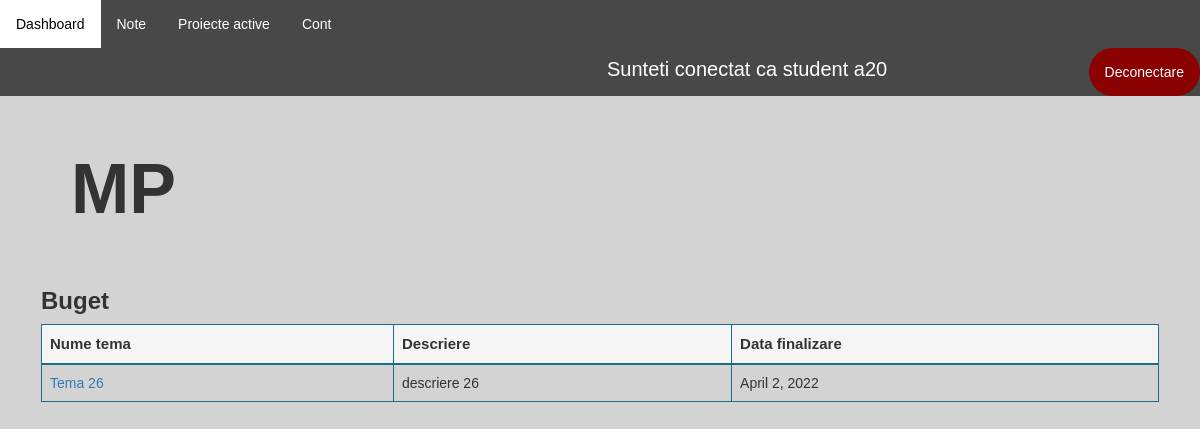
/disciplina-student/18/ (signed in), run on an earlier commit of the app's database.
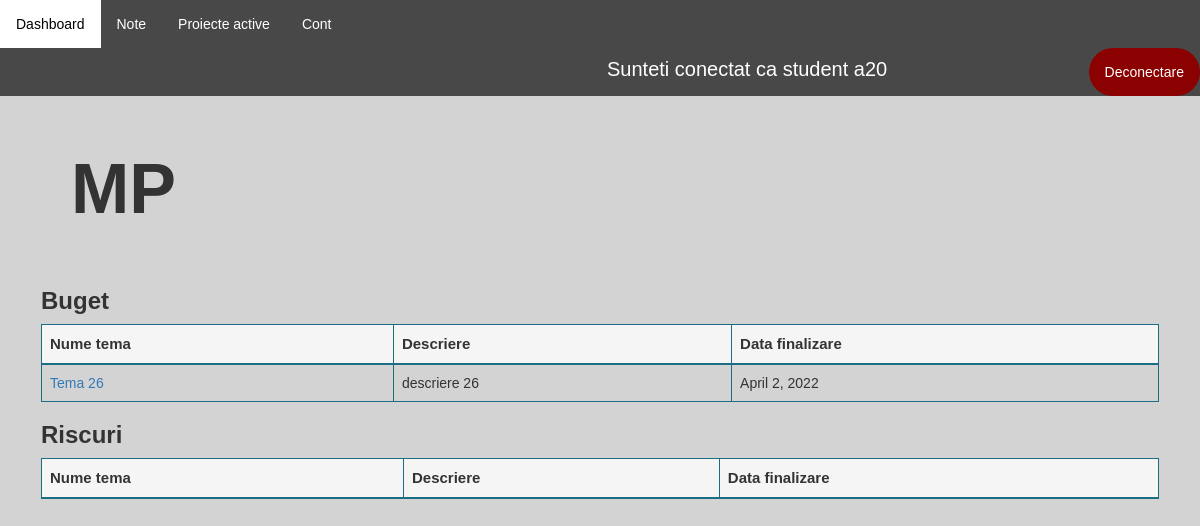
And on a later commit of the database.
### application/models.py (models this page shows)
class Proiect(models.Model):
    id = models.AutoField(primary_key=True)
    nume = models.CharField(max_length=100, unique=False)
    data_inregistrare = models.DateField(auto_now_add=True)
    data_finalizare = models.DateField()
    profesor = models.ForeignKey(Profesor, on_delete=models.CASCADE)
    disciplina = models.ForeignKey(Disciplina, on_delete=models.CASCADE, null=True)
    document = models.CharField(max_length=100, null=True)
    nr_persoane = models.IntegerField(null=True)
    cale = models.CharField(max_length=100, default=None)

class Tema(models.Model):
    id = models.AutoField(primary_key=True)
    nume = models.CharField(max_length=100, unique=False)
    descriere = models.CharField(max_length=500, null=True)
    proiect = models.ForeignKey(Proiect, on_delete=models.CASCADE, unique=False)

### application/decorators.py (the view)
        def wrapper_func(request, *args, **kwargs):
            user_groups = list()
            for group in request.user.groups.all():
                user_groups.append(group.name)
            if allowed_roles[0] in user_groups:
                return view_func(request, *args, **kwargs)
            else:
                return redirect('dashboard')

### application/functions.py (called while the page is built)
def get_user_info(request):
    user = request.user
    user_groups = [group.name for group in user.groups.all()]
    if 'admin' in user_groups:
        user_type = 'admin'
    elif 'studenti' in user_groups:
        user_type = 'student'
    elif 'secretariat' in user_groups:
        user_type = 'secretar'
    else:
        user_type = 'profesor'
    out = {'user': user,
           'user_groups': user_groups,
           'user_type': user_type
           }
    return out

def create_context(request=None, extract_user_info=True):
    if extract_user_info and not request:
        raise ValueError("request must be set if extract_user_info is True")
    out = {}
    if extract_user_info:
        out.update(get_user_info(request))
    return out

### application/templates/application/student/disciplinaStudent.html (shortened to what this page needs)
{% extends 'application/dashboard.html' %}
{% load static %}
{% block article %}
        <h1 style="font-size: 70px; padding: 30px"><b>{{ disciplina.nume }}</b></h1><br>
        <div class="table-wrapper-scroll-y custom-scrollbar" style="margin-top:-20px;">
        {% for proiect in proiecte %}
            <table class="table table-bordered" id="myTable" style="border-color: #1b6d85">
                <h3><b>{{ proiect.nume }}</b></h3>
                <thead style="background-color: whitesmoke; border-color: #1b6d85; font-size: 15px">
                <tr  style="border-color: #1b6d85">
                    <th  style="border-color: #1b6d85">Nume tema</th>
                    <th  style="border-color: #1b6d85">Descriere</th>
                    <th  style="border-color: #1b6d85">Data finalizare</th>
                </tr>
                </thead>
                <tbody>
                {% for tema in teme_student %}
                    {% if tema.proiect == proiect %}
                    <tr class="tr">
                        <td  style="border-color: #1b6d85"><a href="{% url 'temaStudent' tema.id %}"> {{ tema.nume }}</a></td>
                        <td  style="border-color: #1b6d85">{{ tema.descriere }}</td>
                        <td  style="border-color: #1b6d85">{{ proiect.data_finalizare }}</td>
                    </tr>
                    {% endif %}
                {% endfor %}
                </tbody>
            </table>
        {% endfor %}
        </div>
{% endblock %}

What changed in the data, as far as the page shows it:
added Proiect: nume "Riscuri"
